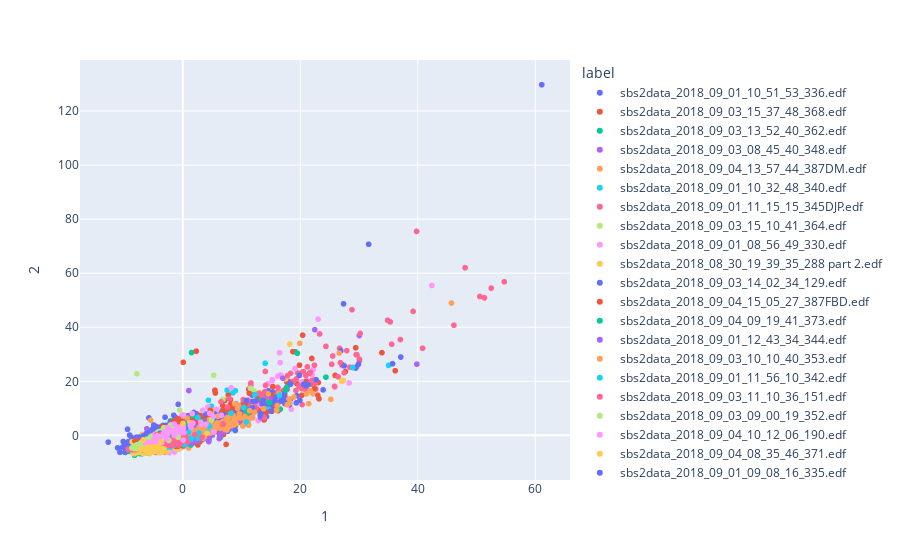

Source (notebook cell):
### Code cell
pca1=1
pca2=2
#make data frame
df=(pd.DataFrame(window_id,columns=["file","window"]))
df[int(pca1)]=pca_vectors[:,pca1]
df[int(pca2)]=pca_vectors[:,pca2]
df["label"]=labels
df["index"]=df.index
fig=px.scatter(df,x=int(pca1),y=int(pca2),color="label",hover_data=["file","window","index"])
fig.show()
